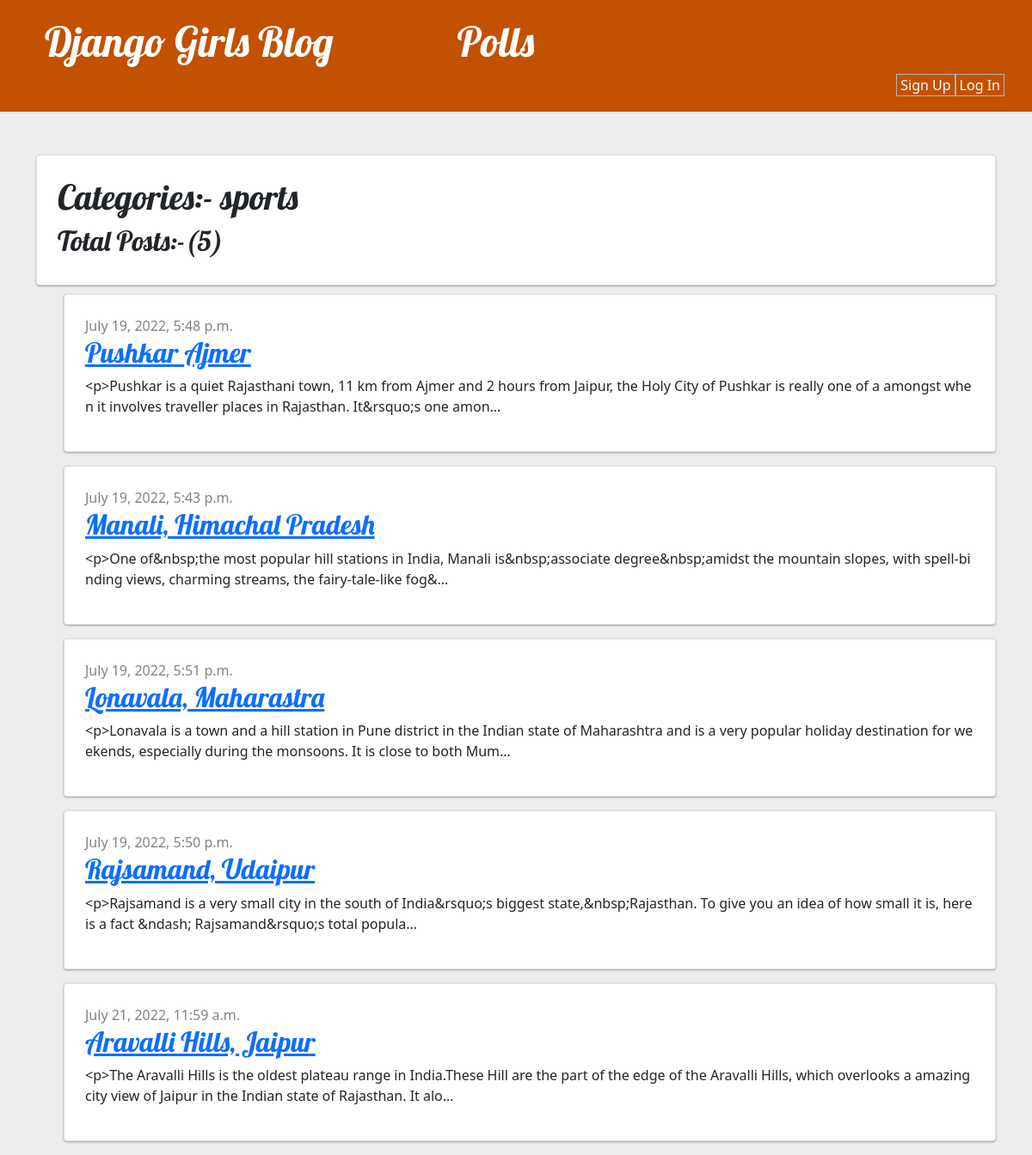
Page /category/sports/ on the committed database.
### blog/models.py (models this page shows, shortened)
class Category(models.Model):
    name = models.CharField(max_length=255, unique=True)
    slug = AutoSlugField(populate_from='name', unique=True)

class Post(models.Model):
    author = models.ForeignKey(User, on_delete=models.CASCADE, related_name='author')
    category = models.ForeignKey(Category, on_delete=models.CASCADE)
    tag = models.ManyToManyField(Tag)
    title = models.CharField(max_length=200)
    slug = AutoSlugField(populate_from='title', unique=True)
    text = RichTextField()
    created_date = models.DateTimeField(default=timezone.now)
    published_date = models.DateTimeField(blank=True, null=True)
    image = models.ImageField(upload_to='featured_images/%Y/%m/%d')
    thumbnail = models.ImageField(upload_to='thumbnails/%Y/%m/%d')

### blog/views.py (the view)
# urls.py: path('category/<str:slug>/', views.category, name='category_detail'),
def category(request, slug):
    cat = Category.objects.filter(slug=slug).last()
    posts = Post.objects.filter(category=cat).all()
    return render(request, 'blog/category_detail.html', {'cat': cat, 'posts': posts, 'num': posts.count()})

### blog/templates/blog/category_detail.html
{% extends 'blog/base.html' %}
{% block content %}
<article class="card w-100 p-4">
    <h1>Categories:- {{ cat.slug }}</h1>
    <h2>Total Posts:-({{ posts.count }})</h2>
</article>
{% for post in posts %}
    <ul>
        <article class="card w-100 p-4">
            <time class="date">
                {{ post.published_date }}
            </time>
            <h2><a href="{% url 'post_detail' slug=post.slug %}">{{ post.title }}</a></h2>
            <p style="word-break: break-all;">{{ post.text|linebreaksbr|truncatechars:211 }}</p>
        </article>
    </ul>
{% endfor %}
{% endblock %}

### blog/static/css/blog.css (style rules this page uses)
h1, h2, h3, h4 { font-family: 'Lobster', cursive; }
.date { color: #828282; }
body { background: #eeeded; }
.card { box-shadow: 0 1px 3px rgba(0,0,0,0.12), 0 1px 2px rgba(0,0,0,0.24); transition: all 0.2s ease-in-out; box-sizing: border-box; margin-top:10px; margin-bottom:10px; background-color:#FFF; }

### rows in the picture
Category: slug "sports"
Post: published_date "July 19, 2022, 5:48 p.m.", title "Pushkar Ajmer", text "<p>Pushkar is a quiet Rajasthani town, 11 km from Ajmer and 2 hours from Jaipur, the Holy City of Pushkar is really one of a amongst when it involves traveller places in Rajasthan. It&rsquo;s one amon…"
Post: published_date "July 19, 2022, 5:43 p.m.", title "Manali, Himachal Pradesh", text "<p>One of&nbsp;the most popular hill stations in India, Manali is&nbsp;associate degree&nbsp;amidst the mountain slopes, with spell-binding views, charming streams, the fairy-tale-like fog&…"
Post: published_date "July 19, 2022, 5:51 p.m.", title "Lonavala, Maharastra", text "<p>Lonavala is a town and a hill station in Pune district in the Indian state of Maharashtra and is a very popular holiday destination for weekends, especially during the monsoons. It is close to both Mum…"
Post: published_date "July 19, 2022, 5:50 p.m.", title "Rajsamand, Udaipur", text "<p>Rajsamand is a very small city in the south of India&rsquo;s biggest state,&nbsp;Rajasthan. To give you an idea of how small it is, here is a fact &ndash; Rajsamand&rsquo;s total popula…"
Post: published_date "July 21, 2022, 11:59 a.m.", title "Aravalli Hills, Jaipur", text "<p>The Aravalli Hills is the oldest plateau range in India.These Hill are the part of the edge of the Aravalli Hills, which overlooks a amazing city view of Jaipur in the Indian state of Rajasthan. It alo…"

### other values in the picture
{{ posts.count }} "5"
